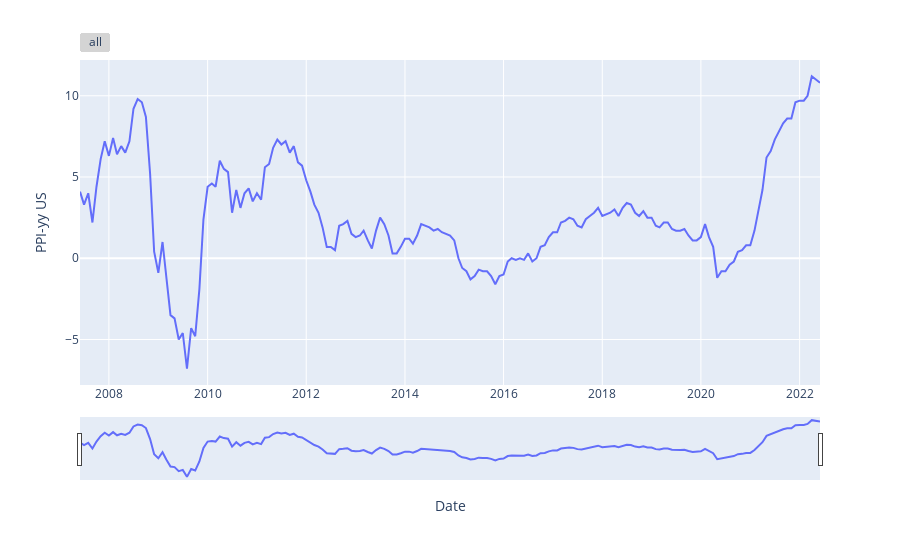

Notebook source saved alongside this figure:
### Code cell
fig = px.line(df,  y='PPI-yy US')

fig.update_xaxes(
    rangeslider_visible=True,
    rangeselector=dict(
        buttons=list([
            dict(step="all")
        ])
    )
)
fig.show()

### Figure 1 — Plotly figure (JSON) as saved in the notebook; plotly's stock layout.template omitted (floating-point values rounded to 4 significant figures; data arrays with more than 128 entries replaced by an {"elided": "..."} marker saying what was removed)
{"data": [{"hovertemplate": "Date=%{x}<br>PPI-yy US=%{y}<extra></extra>", "legendgroup": "", "line": {"color": "#636efa", "dash": "solid"}, "marker": {"symbol": "circle"}, "mode": "lines", "name": "", "orientation": "v", "showlegend": false, "type": "scatter", "x": {"elided": "181 str values"}, "xaxis": "x", "y": {"elided": "181 float values"}, "yaxis": "y"}], "layout": {"legend": {"tracegroupgap": 0}, "margin": {"t": 60}, "xaxis": {"anchor": "y", "domain": [0, 1], "rangeselector": {"buttons": [{"step": "all"}]}, "rangeslider": {"visible": true}, "title": {"text": "Date"}}, "yaxis": {"anchor": "x", "domain": [0, 1], "title": {"text": "PPI-yy US"}}}}
